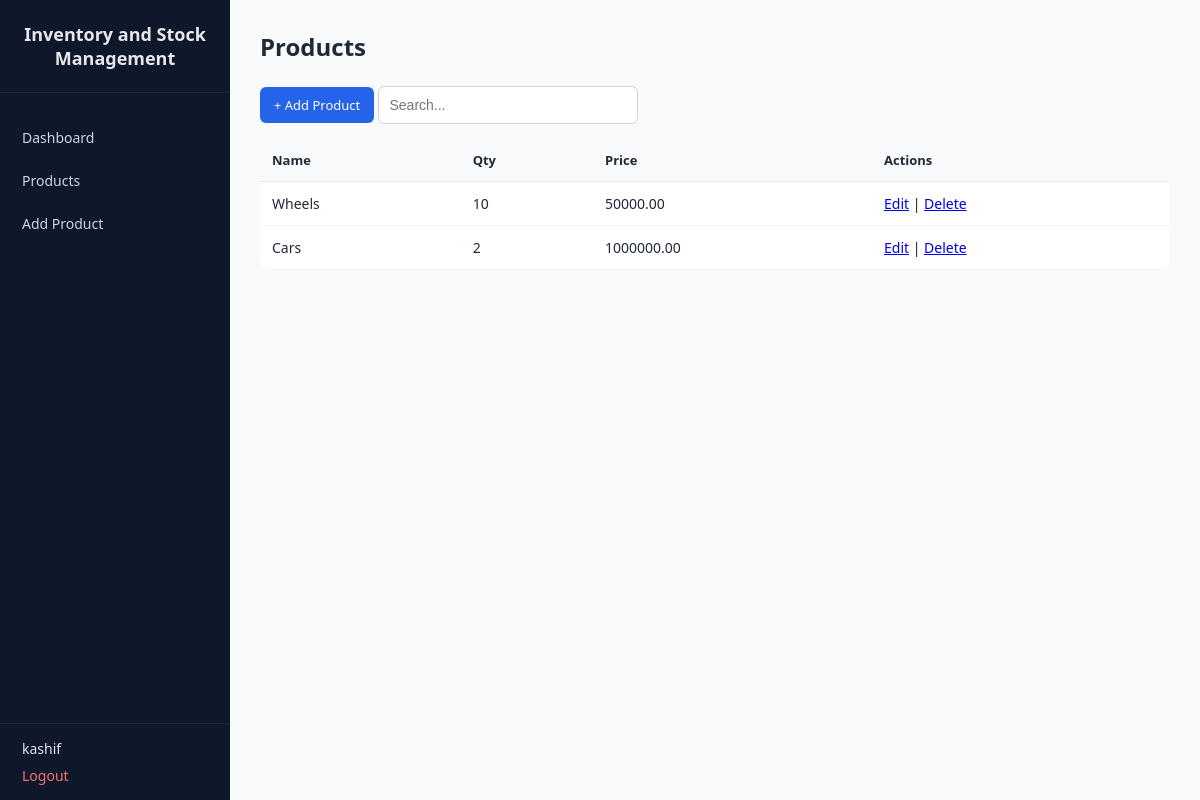
The app's page / (signed in), older data.
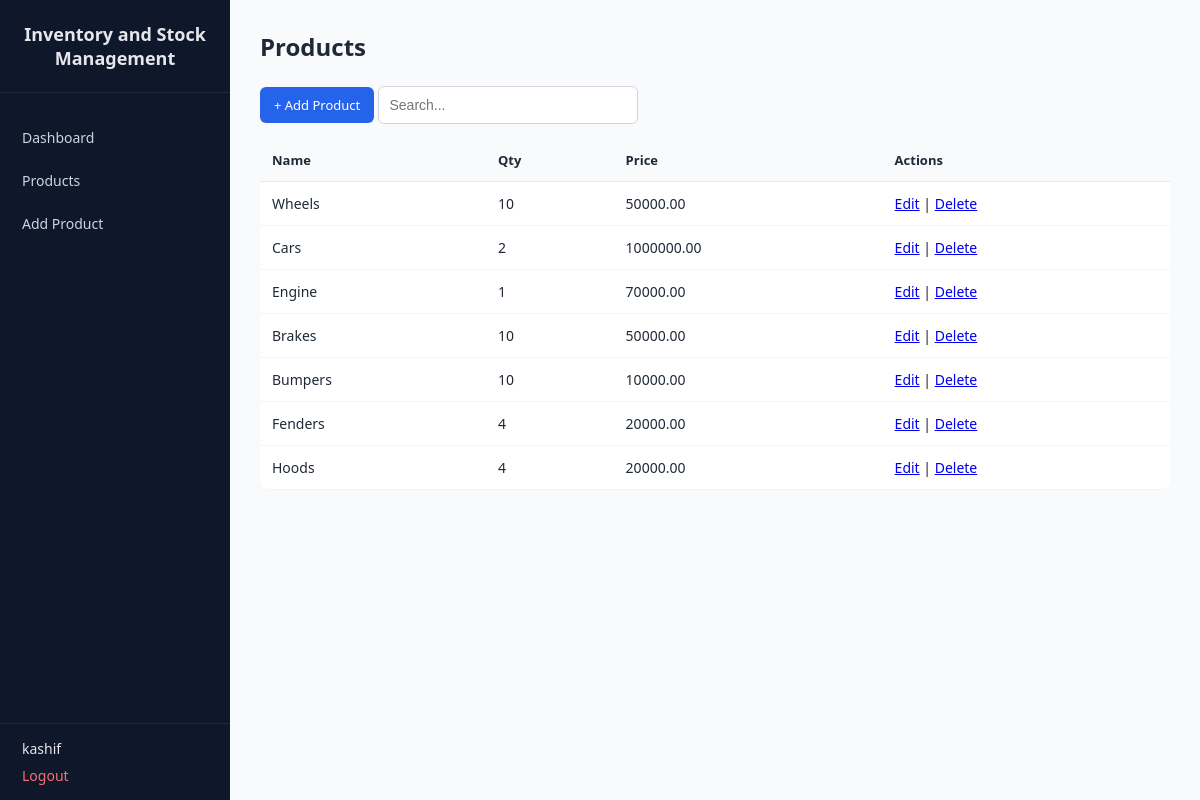
The same page, newer data.
### tables this page shows
CREATE TABLE `products` (
  `id` int NOT NULL AUTO_INCREMENT,
  `name` varchar(100) NOT NULL,
  `supplier_id` int NOT NULL,
  `category` varchar(50) DEFAULT NULL,
  `quantity` int NOT NULL,
  `price` decimal(10,2) NOT NULL,
  `created_at` timestamp NULL DEFAULT CURRENT_TIMESTAMP,
  `user_id` int NOT NULL,
  PRIMARY KEY (`id`),
  KEY `supplier_id` (`supplier_id`),
  CONSTRAINT `products_ibfk_1` FOREIGN KEY (`supplier_id`) REFERENCES `suppliers` (`id`) ON DELETE CASCADE
);

### public/index.php (the view, shortened to what this page needs)
<?php
require '../config/db.php';
require '../templates/header.php';
$stmt = $pdo->prepare("SELECT * FROM products WHERE user_id = ?");
$stmt->execute([$_SESSION['user_id']]);
$products = $stmt->fetchAll();
?>
<h2>Products</h2>
<a class="btn" href="add.php">+ Add Product</a>
<input id="search" placeholder="Search...">
<table>
<thead>
<tr>
    <th>Name</th>
    <th>Qty</th>
    <th>Price</th>
    <th>Actions</th>
</tr>
</thead>
<tbody id="results">
<?php foreach ($products as $p): ?>
<tr>
    <td><?= htmlspecialchars($p['name']) ?></td>
    <td><?= $p['quantity'] ?></td>
    <td><?= $p['price'] ?></td>
    <td>
        <a href="edit.php?id=<?= $p['id'] ?>">Edit</a> |
        <a href="delete.php?id=<?= $p['id'] ?>" onclick="return confirm('Delete this product?')">Delete</a>
    </td>
</tr>
<?php endforeach; ?>
</tbody>
</table>
<?php require '../templates/footer.php'; ?>

### templates/header.php (shortened to what this page needs)
<!DOCTYPE html>
<html lang="en">
<head>
<link rel="stylesheet" href="../assets/css/style.css">
</head>
<body>
<?php if (isset($_SESSION['user'])): ?>
<div class="layout">
    <aside class="sidebar">
        <h1 class="logo">Inventory and Stock Management</h1>
        <nav class="nav">
            <a href="dashboard.php">Dashboard</a>
            <a href="index.php">Products</a>
            <a href="add.php">Add Product</a>
        </nav>
        <div class="sidebar-bottom">
            <div class="user">
                <?= htmlspecialchars($_SESSION['user']) ?>
            </div>
            <a class="logout" href="logout.php">Logout</a>
        </div>
    </aside>
    <main class="main">
<?php endif; ?>

### templates/footer.php
<?php if (isset($_SESSION['user'])): ?>
    </main>
</div>
<?php endif; ?>
</body>
</html>

### assets/css/style.css (style rules this page uses)
* { box-sizing: border-box; margin: 0; padding: 0; }
body { font-family: system-ui, -apple-system, BlinkMacSystemFont, sans-serif; background: #f8fafc; color: #1f2937; }
.layout { display: flex; min-height: 100vh; }
.sidebar { width: 230px; background: #0f172a; color: #e5e7eb; display: flex; flex-direction: column; position: fixed; inset: 0 auto 0 0; }
.logo { padding: 22px; font-size: 18px; text-align: center; border-bottom: 1px solid #1e293b; }
.nav { padding: 15px 0; }
.nav a { display: block; padding: 12px 22px; color: #cbd5e1; text-decoration: none; font-size: 14px; }
.sidebar-bottom { margin-top: auto; padding: 15px 22px; border-top: 1px solid #1e293b; font-size: 14px; }
.logout { display: block; margin-top: 8px; color: #f87171; text-decoration: none; }
.main { margin-left: 230px; padding: 30px; width: calc(100% - 230px); }
h1, h2 { margin-bottom: 8px; }
table { width: 100%; border-collapse: collapse; background: #ffffff; border-radius: 10px; overflow: hidden; }
th { background: #f9fafb; padding: 12px; font-size: 13px; text-align: left; border-bottom: 1px solid #e5e7eb; }
td { padding: 12px; font-size: 14px; border-bottom: 1px solid #f1f5f9; }
input, select { width: 100%; padding: 10px; margin-top: 6px; border-radius: 6px; border: 1px solid #d1d5db; font-size: 14px; }
.btn { display: inline-block; padding: 9px 14px; background: #2563eb; color: #ffffff; border-radius: 6px; text-decoration: none; font-size: 13px; }
#search { max-width: 260px; margin: 15px 0; }

Row changes from the older to the newer data that the page shows:
added products: name "Engine", quantity "1", price "70000.00"
added products: name "Brakes", quantity "10", price "50000.00"
added products: name "Bumpers", quantity "10", price "10000.00"
added products: name "Fenders", quantity "4", price "20000.00"
added products: name "Hoods", quantity "4", price "20000.00"
